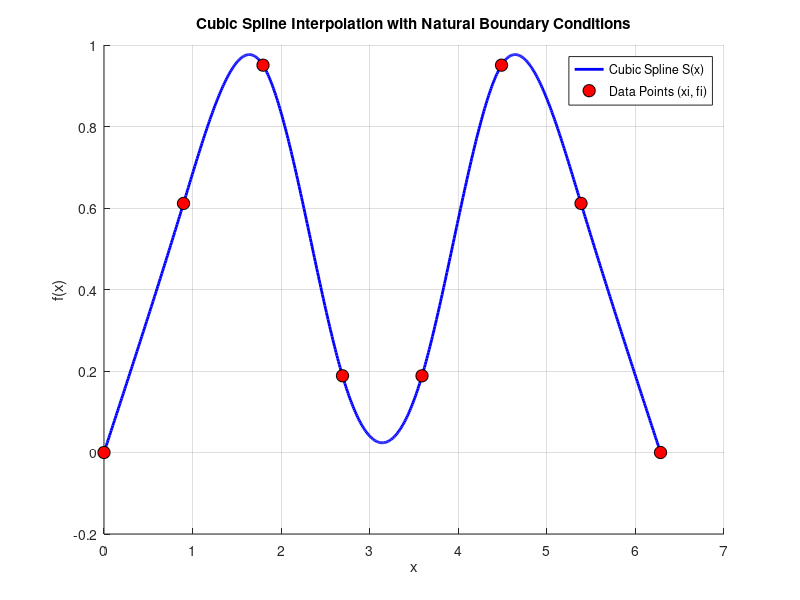

MATLAB code for this plot:
% 주어진 데이터
xi = linspace(0, 2*pi, 8);
f  = sin(xi).*sin(xi);

n = length(xi);

% 1. h_k (구간 길이)와 b_k (차분) 계산
h = zeros(n-1, 1); % h(k) = xi(k+1) - xi(k)
b_diff = zeros(n-1, 1); % b_diff(k) = f(k+1) - f(k)

for k = 1 : n-1
    h(k) = xi(k+1) - xi(k);
    b_diff(k) = f(k+1) - f(k);
end

% 2. b1_k
b1 = zeros(n, 1); % b1은 n x 1
for k = 2 : n-1 % k=2부터 n-1까지 (2, 3, 4, 5)
    % C_k에 대한 연립방정식의 우변 b1_k
    b1(k) = 3 * (b_diff(k)/h(k) - b_diff(k-1)/h(k-1));
end

% 자연 스플라인 경계 조건: c_1 = 0, c_n = 0
% A*c = b1에서 첫 번째와 마지막 행이 c_1=0과 c_n=0을 의미
b1(1) = 0;   % A(1,1) * c(1) = 0
b1(n) = 0;   % A(n,n) * c(n) = 0

% 3. 계수 행렬 A (n x n) 구성
A = zeros(n, n);

% 경계 조건 (c_1 = 0, c_n = 0)
A(1, 1) = 1;      % 1행: c_1 = 0
A(n, n) = 1;      % n행: c_n = 0

% 내부 점 (k = 2 to n-1)
for k = 2 : n-1
    A(k, k-1) = h(k-1);
    A(k, k)   = 2 * (h(k-1) + h(k));
    A(k, k+1) = h(k);
end

% A, b1, c 계산
A
b1
c = A \ b1

d = zeros(n-1, 1);
for k = 1 : n-1
    d(k) = (c(k+1) - c(k)) / (3 * h(k));
end

d

% 5. b_k 계수 계산
% b(k)는 n-1개 (k=1 to n-1)
b = zeros(n-1, 1);
for k = 1:n-1
    b(k) = (f(k+1)-f(k))/h(k) - h(k)/3 * (2*c(k) + c(k+1));
end

b

k_val = 2;
s2 = @(x) f(k_val) + b(k_val)*(x-xi(k_val)) + c(k_val)*(x-xi(k_val))^2 + d(k_val)*(x-xi(k_val))^3

s2(2.25) %target argument



x_plot = [];
y_spline = [];

for k = 1 : n-1
    % 구간 [xi(k), xi(k+1)]에 대해 촘촘한 x 벡터 생성
    x_segment = linspace(xi(k), xi(k+1), 100)';

    % delta_x = x - x_k
    delta_x = x_segment - xi(k);

    % S_k(x) = f_k + b_k*(x-x_k) + c_k*(x-x_k)^2 + d_k*(x-x_k)^3
    % MATLAB 인덱스: f(k), b(k), c(k), d(k) 사용
    y_segment = f(k) + b(k) .* delta_x + c(k) .* (delta_x.^2) + d(k) .* (delta_x.^3);

    % 전체 플롯 데이터에 추가
    x_plot = [x_plot; x_segment];
    y_spline = [y_spline; y_segment];
end

% 4. 그래프 출력
figure; % 새로운 그래프 창 열기
hold on; % 기존 플롯을 유지하며 새로운 플롯 추가

% 3차 스플라인 곡선 (파란색 실선)
plot(x_plot, y_spline, 'b-', 'LineWidth', 2, 'DisplayName', 'Cubic Spline S(x)');

% 원본 데이터 포인트 (빨간색 마커)
scatter(xi, f, 'r', 'filled', 'MarkerFaceColor', 'r', 'MarkerEdgeColor', 'k', 'SizeData', 80, 'DisplayName', 'Data Points (xi, fi)');

% 축 및 제목 설정
title('Cubic Spline Interpolation with Natural Boundary Conditions');
xlabel('x');
ylabel('f(x)');
legend('Location', 'best');
grid on;


hold off;


